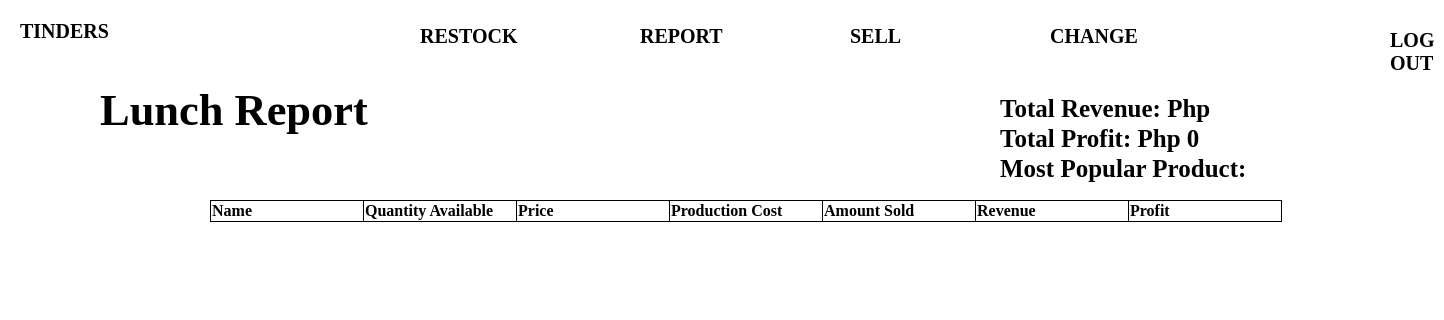
Before: /Menu_Lunch.php with the older database file.
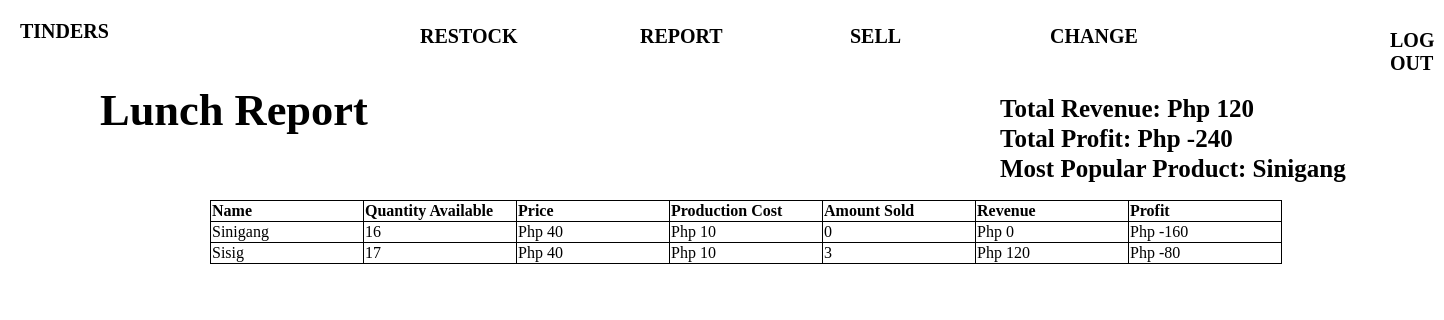
After: the same page with the newer database file.
### tables this page shows
CREATE TABLE `products_lunch` (
  `id` int(11) NOT NULL,
  `name_product` text NOT NULL,
  `amount_product` int(11) NOT NULL,
  `price_product` int(11) NOT NULL,
  `production_cost` int(11) NOT NULL,
  `sold_product` int(11) NOT NULL,
  `revenue` int(11) NOT NULL
);

### Menu_Lunch.php (the view, shortened to what this page needs)
<?php
	$host = "localhost";
	$user = "root";
	$pass = "";
	$db = "tinders";
	$conn = new mysqli($host,$user,$pass,$db);
	$nameCollumn = "name_product";
	$stockCollumn = "amount_product";
	$priceCollumn = "price_product";
	$soldCollumn = "sold_product";
	$revenueCollumn = "revenue";
	$productionCollumn = "production_cost";
	$getProdsQuery = "SELECT * FROM products_lunch";
	$getProds = $conn->query($getProdsQuery);
		?>
<!DOCTYPE html>
<html>
<head>
<body>
	<a href = "Home.php" id = "TindersTitle">TINDERS</a>
	<a href = "Restock_Categories.php" id = "RRestock"> RESTOCK </a>
	<a href = "Menu_Categories.php" id = "RMenu"> REPORT </a>
	<a href = "Sell_Categories.php" id = "RSell"> SELL </a>
	<a href = "ChangeStock_Categories.php" id = "RChange">CHANGE</a>
	<a href = "logout.php" id = "RLogout"> LOG OUT</a>
	<p id = "LunchMenuLabel"> Lunch Report</p>
	<table id = "LunchTable">
		<tr>
			<th>Name </th>
			<th>Quantity Available</th>
			<th>Price</th>
			<th>Production Cost</th>
			<th>Amount Sold</th>
			<th>Revenue</th>
			<th>Profit</th>
		</tr>
			<?php
			if ($getProds) {
				while ($row=mysqli_fetch_array($getProds)) {
					$prodName=$row["$nameCollumn"];
					$prodStock = $row["$stockCollumn"];
					$prodPrice = $row["$priceCollumn"];
					$prodCost = $row["$productionCollumn"];
					$prodSold = $row["$soldCollumn"];
					$prodRev = $row["$revenueCollumn"];
					$prodProf = $prodRev - (($prodStock + $prodSold) * $prodCost);
					echo "<tr>
					<td>$prodName</td>
					<td>$prodStock</td>
					<td>Php $prodPrice</td>
					<td>Php $prodCost</td>
					<td>$prodSold</td>
					<td>Php $prodRev</td>
					<td>Php $prodProf</td>
					</tr>";
				}
			}
		?>
	</table>
	<?php
	$totalRevQuery = "SELECT SUM(revenue) AS value_rev FROM products_lunch";
	$totalRevQueryResult = mysqli_query($conn, $totalRevQuery);
	$revValues = mysqli_fetch_assoc($totalRevQueryResult);
	$legitRev = $revValues['value_rev'];
	$totalProdCostQuery = "SELECT SUM((sold_product + amount_product) * production_cost) AS prod_cost FROM products_lunch";
	$totalProdCostQueryResult = mysqli_query($conn, $totalProdCostQuery);
	$costValues = mysqli_fetch_assoc($totalProdCostQueryResult);
	$legitCost = $costValues['prod_cost'];
	$lunchProfit = $legitRev - $legitCost;
	echo "<p id = 'TotalRev'> Total Revenue: Php $legitRev</p>
		  <p id = 'TotalProf'> Total Profit: Php $lunchProfit </p>";
	$getMostPopQuery = "SELECT name_product, MAX(sold_product) FROM products_lunch GROUP BY name_product";
	$getMostPop = mysqli_query($conn, $getMostPopQuery);
	$getMP = mysqli_fetch_assoc($getMostPop);
	$legitMostPop = $getMP['name_product'];
	echo "<p id = 'MostPopularProd'> Most Popular Product: $legitMostPop </p>";
	?>
</body>
</html>

Changed rows visible on the page:
added products_lunch: name_product "Sinigang", amount_product "16", price_product "40", production_cost "10", sold_product "0", revenue "0", prodProf "-160"
added products_lunch: name_product "Sisig", amount_product "17", price_product "40", production_cost "10", sold_product "3", revenue "120", prodProf "-80"
Other visible differences:
$legitRev: (not shown) → "120"
$lunchProfit: "0" → "-240"
$legitMostPop: (not shown) → "Sinigang"
